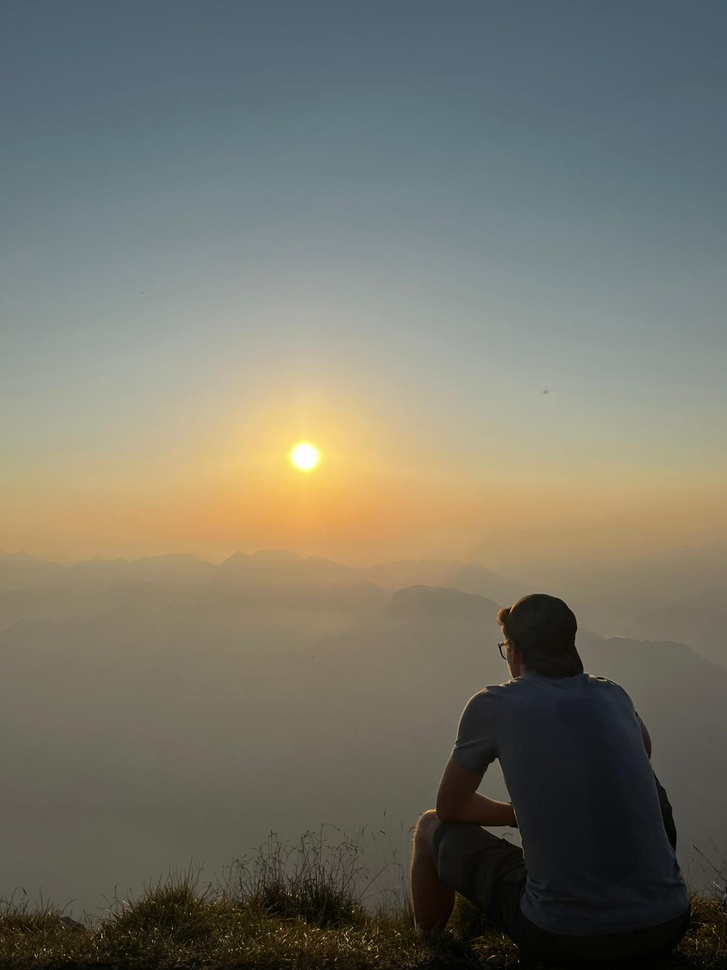
#> input picture resources/person.jpg, 727 x 970 px, shrunk from 1200 x 1600 before the run, found by its file name
$ python code.py
#> lines starting #> are read from the running program, lines starting #| are printed output that depends on the picture
import cv2
import os
import numpy as np
import matplotlib.pyplot as plt
import pandas as pd
from sklearn.cluster import KMeans

name_image = "person"

image = cv2.imread(f'resources/{name_image}.jpg')
#> image is the input picture: shape (970, 727, 3); mean B, G, R 104.3, 116.3, 117.9
image = cv2.cvtColor(image, cv2.COLOR_BGR2RGB)

# Reshape the image to a 2D array of pixels
pixels = image.reshape((-1, 3)) # Each pixel is represented by its RGB values

# KMeans
number_of_colors = 32
kmeans = KMeans(n_clusters=number_of_colors)
kmeans.fit(pixels)
colors = np.array(kmeans.cluster_centers_, dtype='uint8')

labels = kmeans.labels_
segmented_image = colors[labels].reshape(image.shape)
fig, ax = plt.subplots(1, 2, figsize=(12, 6)) #fig = create a figure, ax = create subplots
ax[0].imshow(image)
ax[0].set_title('Original Image')
ax[0].axis('off')
ax[1].imshow(segmented_image)
ax[1].set_title(f'Image with {number_of_colors} Dominant Colors')
ax[1].axis('off')
plt.show()
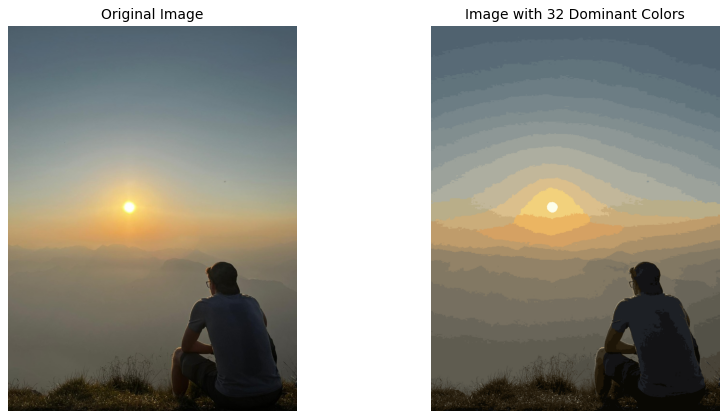
#> figure drawn by matplotlib, 2 panels

output_path = os.path.join("output", f"output_{name_image}_{number_of_colors}.jpg")
cv2.imwrite(output_path, segmented_image)
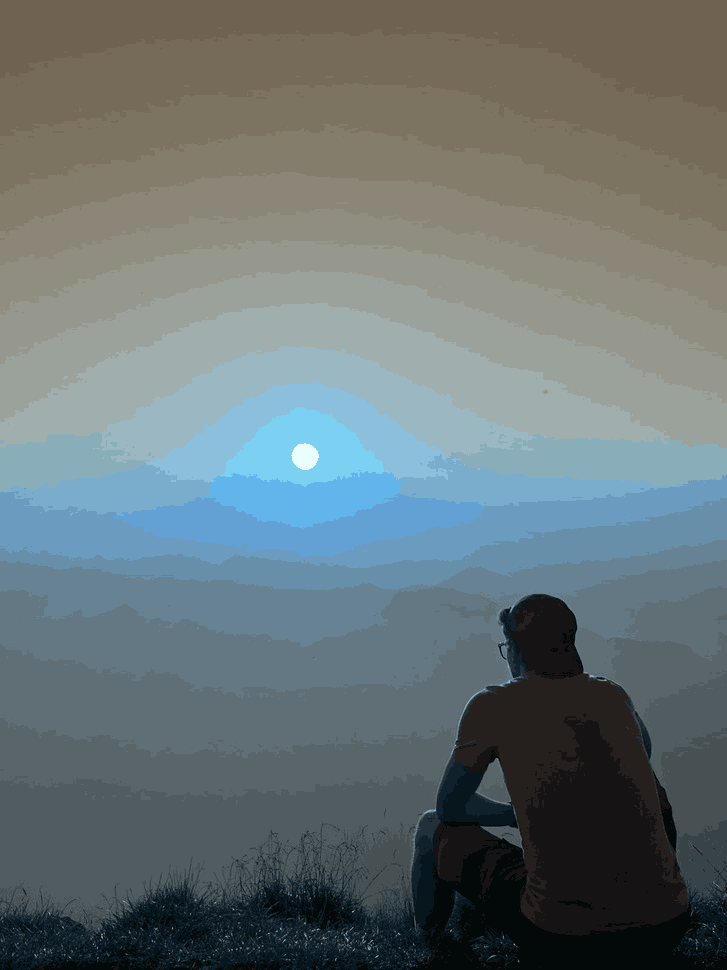
#> saved as output_person_32.jpg: shape (970, 727, 3); mean B, G, R 117.3, 115.8, 103.9
